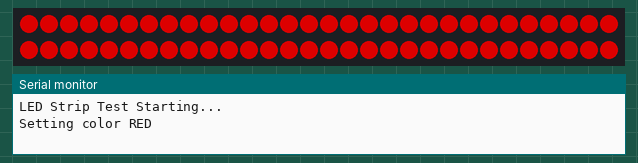
A sketch run on a simulated Arduino Uno, built with avr-gcc and run on an emulated ATmega328P. Shown: 60 RGB LEDs in strip order, left to right, continuing on the next row, the last lines printed to the serial monitor. Dim RGB values are drawn brighter than linear.

Above: at 3.2 s.
At 7.3 s:
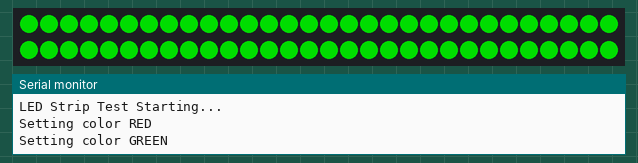
At 11.5 s:
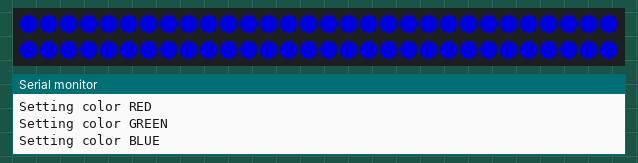
At 14.1 s:
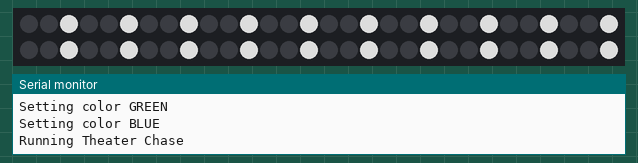

The sketch:

LED_test.ino
```cpp
/*
  LED Strip Test Sketch

  This code is designed to test a WS2812B (NeoPixel) LED strip.
  It cycles through solid colors (Red, Green, Blue) and then
  runs a "theater chase" animation.

  This helps you verify:
  1. Your external 5V power supply is working.
  2. Your wiring (Power, Ground, Data) is correct.
  3. The Arduino is successfully sending data to the strip.

  REMINDER: You MUST use an external 5V power supply for the LED
  strip and connect its Ground to the Arduino's Ground.

  Required Library:
  1. "Adafruit NeoPixel" (by Adafruit)
*/

// 1. INCLUDE LIBRARY
#include <Adafruit_NeoPixel.h>

// 2. DEFINE CONSTANTS & PINS
#define LED_PIN 6     // Data-in pin (same as Project Horizon)
#define LED_COUNT 60  // How many LEDs are in your strip?

// 3. INITIALIZE OBJECT
Adafruit_NeoPixel strip = Adafruit_NeoPixel(LED_COUNT, LED_PIN, NEO_GRB + NEO_KHZ800);

// 4. SETUP FUNCTION (runs once)
void setup() {
  Serial.begin(9600);
  Serial.println("LED Strip Test Starting...");

  strip.begin();           // INITIALIZE NeoPixel strip
  strip.setBrightness(150); // Set brightness (0-255). 150 is bright but safe.
  strip.show();            // Turn all pixels off
}

// 5. MAIN LOOP (runs forever)
void loop() {
  Serial.println("Setting color RED");
  colorWipe(strip.Color(255, 0, 0), 50); // Red
  delay(1000);

  Serial.println("Setting color GREEN");
  colorWipe(strip.Color(0, 255, 0), 50); // Green
  delay(1000);

  Serial.println("Setting color BLUE");
  colorWipe(strip.Color(0, 0, 255), 50); // Blue
  delay(1000);

  Serial.println("Running Theater Chase");
  theaterChase(strip.Color(255, 255, 255), 50); // White
  delay(1000);
}


// --- HELPER FUNCTIONS ---

/*
  colorWipe()
  Fills the strip one pixel at a time with a color.
*/
void colorWipe(uint32_t color, int wait) {
  for (int i = 0; i < strip.numPixels(); i++) {
    strip.setPixelColor(i, color);
    strip.show();
    delay(wait);
  }
}

/*
  theaterChase()
  Lights up every third pixel in a repeating chase pattern.
*/
void theaterChase(uint32_t color, int wait) {
  for (int j = 0; j < 10; j++) { // Do 10 cycles of the chase
    for (int q = 0; q < 3; q++) {
      for (int i = 0; i < strip.numPixels(); i = i + 3) {
        strip.setPixelColor(i + q, color); // Turn pixel on
      }
      strip.show();

      delay(wait);

      for (int i = 0; i < strip.numPixels(); i = i + 3) {
        strip.setPixelColor(i + q, 0); // Turn pixel off
      }
    }
  }
}
```

Measured:
- by itself, everything shown: repeats every 15.1 s, in 210 steps
- what the display in image 2 shows lasts 1.1 s, from 11.4 s to 12.5 s
